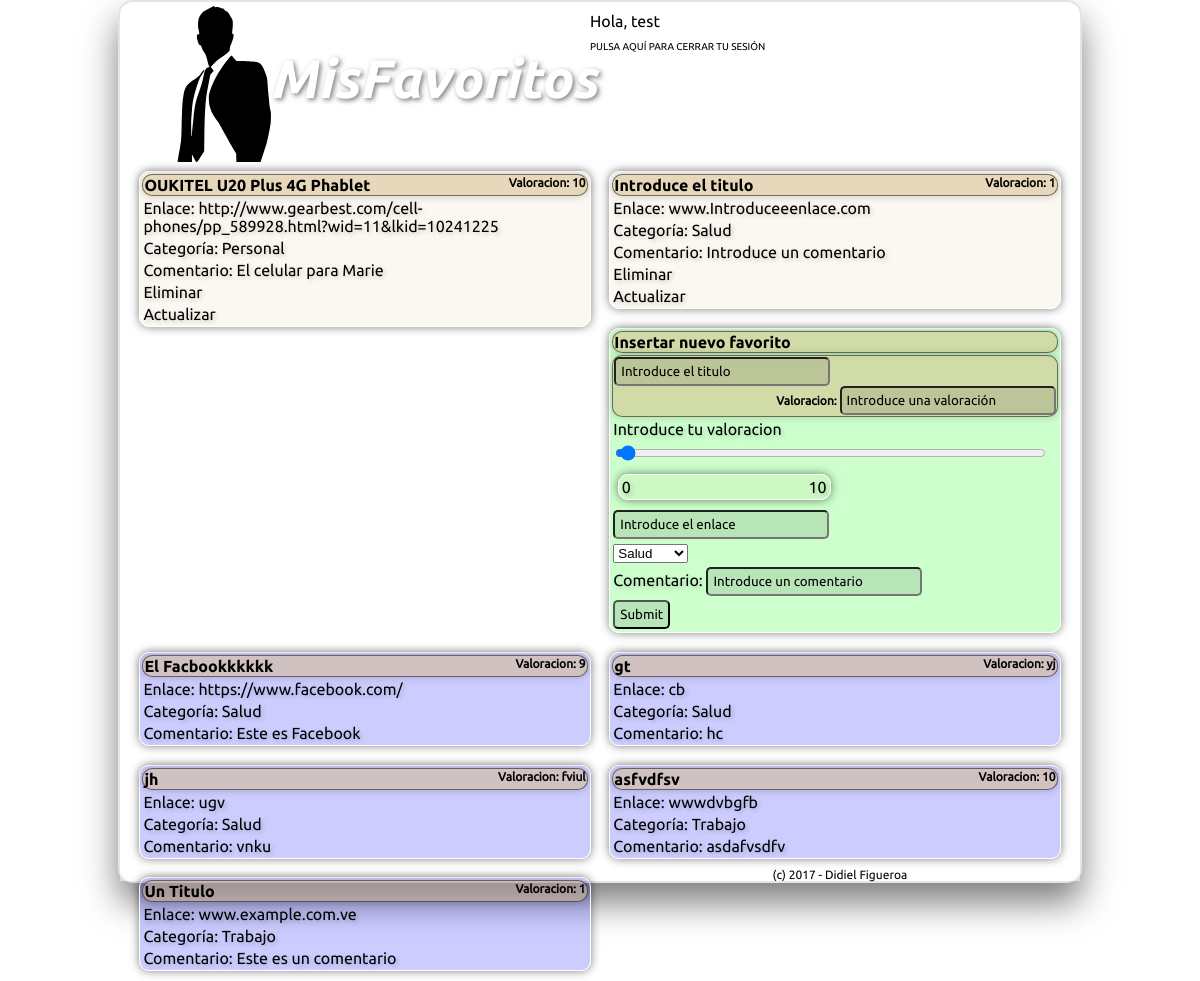
/principal.php (signed in), run on the app's committed database.
### tables this page shows
CREATE TABLE favoritos
			 (
			 usuario      CHAR(40)NOT NULL,
			 contrasena   CHAR(40)NOT NULL,
			 titulo       CHAR(40)NOT NULL,
			 direccion   CHAR(100)NOT NULL,
			 categoria    CHAR(40)NOT NULL,
			 comentario  CHAR(200)NOT NULL,
			 valoracion         INTEGER);

### principal.php (the view, shortened to what this page needs)
<!DOCTYPE html>
<html>
	<head>
		<link rel="stylesheet" type="text/css" href="estilo/estilo2.css">
	</head>
	<body>
		<div id="contenedor">
			<header>
				<section id="logotipo">
					<div id="logo">
					</div>
					<div id="tipo">
						<h1>MisFavoritos</h1>
					</div>
				</section>
				<section id="login">
					Hola, <?php echo $_SESSION['usuario']  ?>
					<div id="unlog">
						<br><a href='unLog.php'>PULSA AQUÍ PARA CERRAR TU SESIÓN</a><br>
					</div>
				</section>
			</header>
			<section id="contenido">
				<section id="etiquetas">
					<?php
						if (isset($_SESSION['usuario'])) {
						$conexion = new PDO('sqlite:'.'favoritos.db');
						$consulta = $conexion->prepare("SELECT * FROM favoritos WHERE usuario='".$_SESSION['usuario'] ."' AND contrasena='".$_SESSION['contrasena'] ."'");
						$consulta->execute();
						while ($fila = $consulta->fetch(PDO::FETCH_ASSOC)){
							echo "
									<table border='1'>
										<tr>
											<th>".$fila['titulo']."<span id='estrellas'>Valoracion: ".$fila['valoracion']."</span>
										</tr>
										<tr>
											<td>
												Enlace: ".$fila['direccion']."
											</td>
										</tr>
										<tr>
											<td>
												Categoría: ".$fila['categoria']."
											</td>
										</tr>
										<tr>
											<td>
												Comentario: ".$fila['comentario']."
											</td>
										</tr>
										<tr>
										<td>
											<a href='eliminarFavorito.php?titulo=".$fila['titulo']."&direccion=".$fila['direccion']."&categoria=".$fila['categoria']."&comentario=".$fila['comentario']."&valoracion=".$fila['valoracion']."'>Eliminar</a>
										</td>
										</tr>
										<tr>
											<td>
												<a href='formularioActualizar.php?titulo=".$fila['titulo']."&direccion=".$fila['direccion']."&categoria=".$fila['categoria']."&comentario=".$fila['comentario']."&valoracion=".$fila['valoracion']."'>Actualizar</a>
											</td>
										</tr>
									</table>
							";
						}
						echo "
								<table id='crearFav' border='1' ><form action='crearFavorito.php' method='POST'>
									<tr>
										<th>
										Insertar nuevo favorito
										</th>
									</tr>
									<tr>
										<th><input type='text' name='titulo' value='Introduce el titulo'><span id='estrellas'>Valoracion: <input type='text' name='valoracion' value='Introduce una valoración'></span>
									</tr>
									<tr>
										<td>Introduce tu valoracion
										<input type='range' name='valoracion' value='0' min='0' max='10' style='width:95%'>
										<table>
											<tr>
												<td>
													0
												</td>
												<td align=right>
													10
												</td>
											</tr>
										</table>
										</td>
									</tr>
									<tr>
									<tr>
										<td>
											<input type='text' name='direccion' value='Introduce el enlace'>
										</td>
									</tr>
									<tr>
										<td>
											<select name='categoria'>
												<option value='Salud'>Salud</option>
												<option value='Trabajo'>Trabajo</option>
												<option value='Hobby'>Hobby</option>
												<option value='Personal'>Personal</option>
												<option value='Otros'>Otros</option>
											</select>
										</td>
									</tr>
									<tr>
										<td>
											Comentario: <input type='text' name='comentario' value='Introduce un comentario'>
										</td>
									</tr>
									<tr>
										<td>
											<input type='submit'>
										</td>
									</tr>
								</form></table>
							";
						function muestraCategoria($dameCategoria){
						$conexion = NEW PDO('sqlite:'.'favoritos.db');
						$consulta = $conexion->prepare("SELECT * FROM favoritos WHERE usuario!='".$_SESSION['usuario'] ."' AND categoria='".$dameCategoria."' ORDER BY RANDOM() LIMIT 3");
						$consulta->execute();
						while ($fila = $consulta->fetch(PDO::FETCH_ASSOC)){
					  		echo "<table id='propFav' border='1'>
									<tr>
										<th>".$fila['titulo']."<span id='estrellas'>Valoracion: ".$fila['valoracion']."</span>
									</tr>
									<tr>
										<td>
											Enlace: ".$fila['direccion']."
										</td>
									</tr>
									<tr>
										<td>
											Categoría: ".$fila['categoria']."
										</td>
									</tr>
									<tr>
										<td>
											Comentario: ".$fila['comentario']."
										</td>
									</tr>
								 </table>
						  	";
						}
						}
						muestraCategoria("Salud");
						muestraCategoria("Trabajo");
						}
					?>
				</section>
			</section>
			<footer>
				(c) 2017 - Didiel Figueroa
			</footer>
		</div>
	</body>
</html>

### estilo/estilo2.css (style rules this page uses)
body { font-family: ubuntuRegular; margin: auto; padding: 0px; }
#contenedor { position: relative; top: 5%; margin: auto; width: 80%; border: 2px solid rgba(0,0,0,0.1); box-shadow: 0px 20px 35px rgba(0,0,0,0.5); border-radius: 15px; background: white; }
header { background:rgba(255,255,255,0); height: 150px; }
#etiquetas { padding: 10px; }
footer { background:rgba(255,255,255,0.5); text-align: center; font-family: ubuntuRegular; font-size: 12px; }
#logotipo { font-size: 0px; float: left; position: absolute; margin: 0px; padding: 0px; }
#tipo { position: absolute; padding: 0px; margin: 0px; font-size: 36px; color: rgba(255,255,255,1); text-shadow: 2px 2px 5px rgba(0,0,0,0.5); font-family: ubuntuBoldItalic; transform: translate(150px,0px); }
#logo { float: left; width: 50%; text-align: center; height: 100%; vertical-align: middle; position: absolute; padding: 0px; transform: translate(0px,20px); margin: 0px; animation: late 5s; transform: scale(1,1); animation-iteration-count: infinite; }
#login { padding: 10px; float: right; width: 50%; text-align: middle; }
input { padding: 5px; font-family: ubuntuRegular; text-shadow: 2px 2px 3px rgba(0,0,0,0.2) border: 0px solid white; border-radius: 5px; background: rgba(0,0,0,0.1); box-shadow: inset: 0px 0px 0px rgba(0,0,0,0.2); transition: box-shadow 1s, background 1s, border 1s; }
a { text-decoration: none; color:rgba(0,0,0,1); }
table { width: 48%; float: left; margin: 1%; border: 1px solid rgba(255,255,255,1); border-radius: 10px; background: rgba(212,184,131,0.1); box-shadow: 0px 0px 10px rgba(0,0,0,0.5); transform: scale(1,1); transition: transform 1s; }
table th { text-align: left; width: 100%; font-family: ubuntuBold; border:1px solid rgba(0,0,0,0.5); border-radius: 10px; background: rgba(212,184,131,0.5); box-shadow: 0px 0px 10px rgba(0,0,0,0.2); }
table td { border: 0px solid white; text-shadow: 2px 2px 4px rgba(0,0,0,0.2); }
#estrellas { float: right; font-size: 12px; font-family: ubuntuRegular; }
#unlog { color: red; font-size: 10px; }
table#crearFav { background: rgba(0,255,0,0.2); }
table#propFav { background: rgba(0,0,255,0.2); }

### data on the page
favoritos: titulo "OUKITEL U20 Plus 4G Phablet", valoracion "10", direccion "http://www.gearbest.com/cell-phones/pp_589928.html?wid=11&lkid=10241225", categoria "Personal", comentario "El celular para Marie"
favoritos: titulo "Introduce el titulo", valoracion "1", direccion "www.Introduceeenlace.com", categoria "Salud", comentario "Introduce un comentario"
favoritos: titulo "El Facbookkkkkk", valoracion "9", direccion "https://www.facebook.com/", categoria "Salud", comentario "Este es Facebook"
favoritos: titulo "gt", valoracion "yj", direccion "cb", categoria "Salud", comentario "hc"
favoritos: titulo "jh", valoracion "fviul", direccion "ugv", categoria "Salud", comentario "vnku"
favoritos: titulo "asfvdfsv", valoracion "10", direccion "wwwdvbgfb", categoria "Trabajo", comentario "asdafvsdfv"
favoritos: titulo "Un Titulo", valoracion "1", direccion "www.example.com.ve", categoria "Trabajo", comentario "Este es un comentario"

### other printed values
$_SESSION['usuario'] "test"
